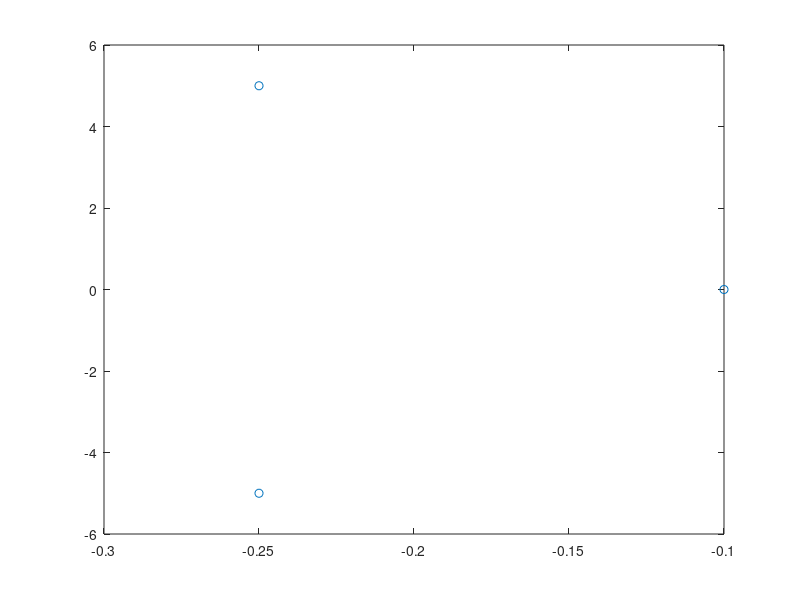

Reproduce this figure in MATLAB. (Note: this script raises an error after producing the figure.)
z = [-0.100002,-0.249999 + 5j, -0.249999 - 5j];

p = plot(real(z),imag(z),"o");
p.Parent.XAxisLocation = 'origin';
p.Parent.YAxisLocation = 'origin';
grid on;

xlim([-0.3 0.3])
ylim([-5.5 5.5])

xlabel("\tau")
ylabel("j")
title('Roots to differential equation in Problem 2')
saveas(gca,'roots.png')